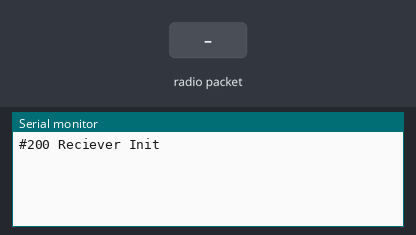
Recording of a sketch running on a simulated Arduino Uno, built with avr-gcc and run on an emulated ATmega328P. Shown: the last lines printed to the serial monitor. Inputs (shaded band) come from the test bench. No radio packets arrive unless stated.

Above: at 1.2 s.
1.3 s: radio packet "1" arrives
At 2.1 s:
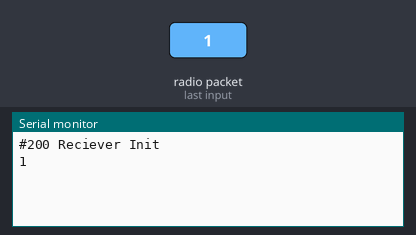
2.8 s: radio packet "0" arrives
At 3.2 s:
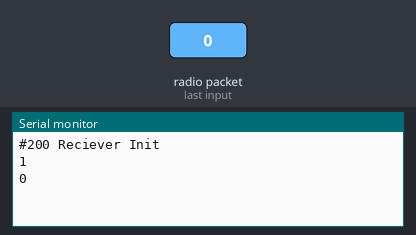
4.3 s: radio packet "2" arrives
At 5.5 s:
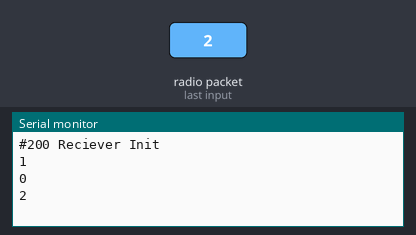

The sketch:

receiver_module.ino
```cpp
#include <SPI.h>
#include <nRF24L01.h>
#include <RF24.h>
RF24 radio(9, 8);                 // CE, CSN
const byte address[6] = "00001";  //address through which two modules communicate


void setup() {
  while (!Serial)
    ;
  Serial.begin(9600);
  Serial.println("#200 Reciever Init");
  radio.begin();
  radio.openReadingPipe(0, address);  //set the address
  radio.startListening();             //Set module as receiver
}


void loop() {
  //Read the data if available in buffer
  if (radio.available()) {
    char text[64] = { 0 };
    radio.read(&text, sizeof(text));
    Serial.println(text);
  }
}
```

Measured:
- after the input at 1.3 s, the serial monitor: prints a new line at once (image 1)
- after the input at 2.8 s, the serial monitor: prints a new line at once (image 2)
- after the input at 4.3 s, the serial monitor: prints a new line at once (image 3)
